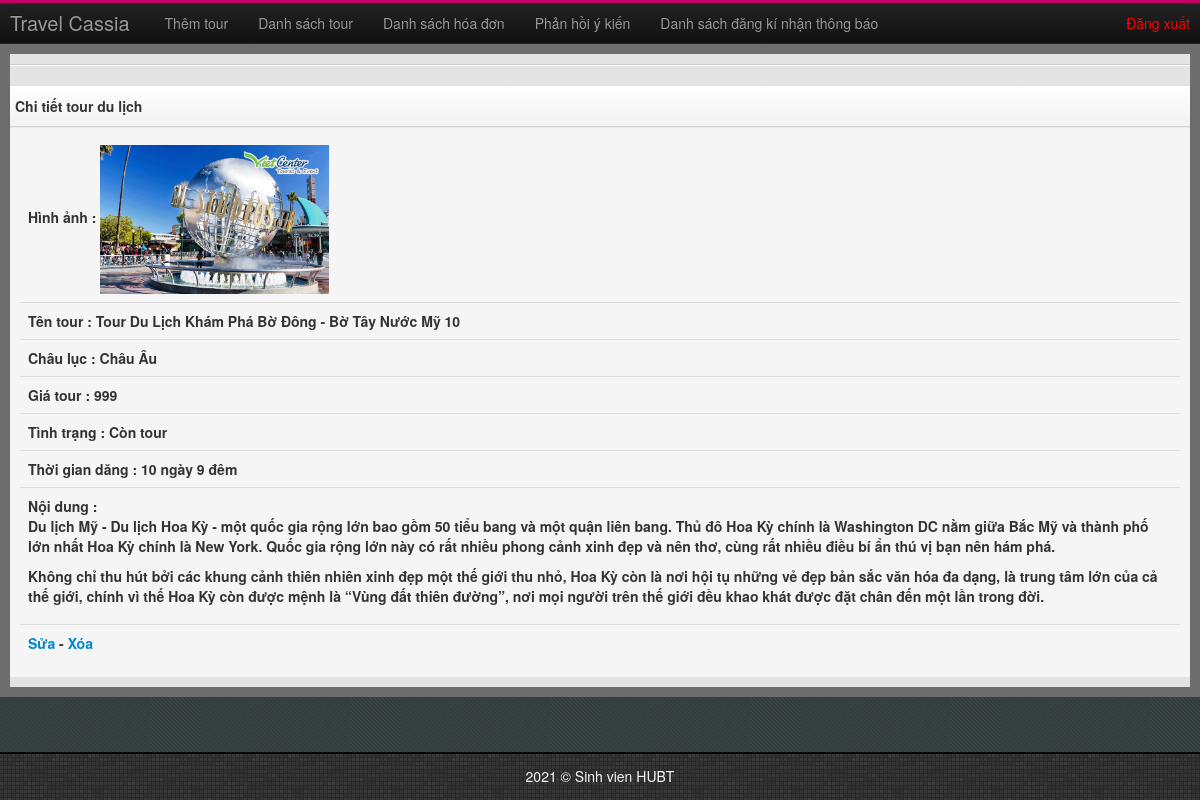
Page /admin/detail-tour.php?id=7 on the committed database.
### tables this page shows
CREATE TABLE `posttour` (
  `id` int(10) UNSIGNED NOT NULL,
  `title` varchar(350) NOT NULL,
  `chauluc` varchar(350) NOT NULL,
  `price` varchar(350) NOT NULL,
  `dateline` datetime NOT NULL,
  `tinhtrang` varchar(350) NOT NULL,
  `noidung` text NOT NULL,
  `avata` varchar(350) NOT NULL,
  `thoigian` varchar(350) NOT NULL
);

### admin/detail-tour.php (the view, shortened to what this page needs)
<!DOCTYPE html>
<html class="no-js">
<head>
    <link type="text/css" rel="stylesheet" href="assets/css/bootstrap.min.css" />
    <link type="text/css" rel="stylesheet" href="assets/css/bootstrap-responsive.min.css" />
    <link type="text/css" rel="stylesheet" href="assets/Font-awesome/css/font-awesome.min.css" />
    <link type="text/css" rel="stylesheet" href="assets/css/style.css">
    <link type="text/css" rel="stylesheet" href="assets/css/DT_bootstrap.css" />
    <link rel="stylesheet" href="assets/css/responsive-tables.css">
    <link rel="stylesheet" href="assets/css/theme.css">
</head>
<body>
    <div id="wrap">
        <div id="top">
            <div class="navbar navbar-inverse navbar-static-top">
                <div class="navbar-inner">
                    <div class="container-fluid">
                        <a class="brand" href="index.html">Travel Cassia</a>
                        <div class="nav-collapse collapse">
                            <ul class="nav">
                                <li><a href="post-tour.php">Thêm tour</a></li>
                                <li><a href="view-tour.php">Danh sách tour</a></li>
                                <li><a href="user-order-tour.php">Danh sách hóa đơn</a></li>
                                <li><a href="view-phanhoi.php">Phản hồi ý kiến</a></li>
                                <li><a href="view-dangkitin.php">Danh sách đăng kí nhận thông báo</a></li>
                            </ul>
                            <a href="login.php" style="float:right;color:red;margin-top:10px">Đăng xuất</a>
                        </div>
                    </div>
                </div>
            </div>
        </div>
        <div id="content">
            <div class="container-fluid outer">
                <div class="row-fluid">
                    <div class="span12 inner">
                        <hr>
                        <div class="row-fluid">
                            <div class="span12">
                                <div class="box">
                                    <header>
                                        <h5>Chi tiết tour du lịch</h5>
                                    </header>
                                    <div id="stripedTable" class="body collapse in">
                                        <table class="table table-striped responsive">
                                            <?php
                                                if(isset($_GET['id']) && $id = $_GET['id']){
                                                        $query = mysql_query("SELECT * FROM posttour WHERE $id=id");
                                                while ($row = mysql_fetch_array($query)) {
                                            ?>
                                            <thead class="text-center">
                                                <tr>
                                                    <th>Hình ảnh : <img src="../img/<?php echo $row['avata'] ?>" alt="" width="20%"></th>
                                                </tr>
                                                <tr>
                                                    <th>Tên tour : <?php echo $row['title'] ?></th>
                                                </tr>
                                                <tr>
                                                    <th>Châu lục : <?php echo $row['chauluc'] ?></th>
                                                </tr>
                                                <tr>
                                                    <th>Giá tour : <?php echo $row['price'] ?></th>
                                                </tr>
                                                <tr>
                                                    <th>Tình trạng : <?php echo $row['tinhtrang'] ?></th>
                                                </tr>
                                                <tr>
                                                    <th>Thời gian dăng : <?php echo $row['thoigian'] ?></th>
                                                </tr>
                                                <tr>
                                                    <th>Nội dung : <?php echo $row['noidung'] ?></th>
                                                </tr>
                                                <tr>
                                                    <th><a href="edit-tour.php?id=<?php echo $row['id'] ?>">Sửa</a> - <a href="delete-tour.php?id=<?php echo $row['id'] ?>">Xóa</a></th>
                                                </tr>
                                            </thead>
                                            <?php
                                                }
                                            }
                                            ?>
                                        </table>
                                    </div>
                                </div>
                            </div>
                        </div>
                    </div>
                </div>
            </div>
        </div>
        <div id="push"></div>
    </div>
    <div id="footer">
        <p>2021 © Sinh vien HUBT</p>
    </div>
</body>
</html>

### admin/assets/css/style.css (style rules this page uses)
html, body { height: 100%; }
#wrap { min-height: 100%; height: auto !important; height: 100%; margin: 0 auto -48px; }
#push, #footer { height: 48px; }
#top > .navbar { margin: 0; }
#top > .navbar > .navbar-inner { padding-left: 10px; padding-right: 10px; }
#top > .navbar > .navbar-inner > .container-fluid { padding: 0; }
#content { margin-right: 0; -webkit-transition: margin-left 0.4s; -moz-transition: margin-left 0.4s; -o-transition: margin-left 0.4s; transition: margin-left 0.4s; width: auto; }
#wrap { background: url("../img/pattern/green-fibers.png") repeat #444444; *zoom: 1; }
#wrap:before, #wrap:after { display: table; content: ""; line-height: 0; }
#wrap:after { clear: both; }
#top > .navbar { border-top: 3px solid #CD0067; }
#footer { margin: 0 auto; border-top: 2px solid #060606; color: #f9f9f9; background-color: #444; background-image: url("../img/pattern/px_by_Gre3g.png"); background-repeat: repeat; }
#footer p { padding-top: 12px; text-align: center; }
#content .outer { background-color: #6e6e6e; padding: 10px; }
#content .outer .inner { background: #E4E4E4; padding: 0; }
.box { margin-bottom: 10px; position: relative; width: 100%; }
.box header { background-color: #fafafa; background-image: -moz-linear-gradient(top, #ffffff, #f2f2f2); background-image: -webkit-gradient(linear, 0 0, 0 100%, from(#ffffff), to(#f2f2f2)); background-image: -webkit-linear-gradient(top, #ffffff, #f2f2f2); background-image: -o-linear-gradient(top, #ffffff, #f2f2f2); background-image: linear-gradient(to bottom, #ffffff, #f2f2f2); background-repeat: repeat-x; filter: progid:DXImageTransform.Microsoft.gradient(startColorstr='#ffffffff', endColorstr='#fff2f2f2', GradientType=0); border-bottom: 1px solid #d4d4d4; -webkit-box-shadow: 0 1px 4px rgba(0, 0, 0, 0.065); -moz-box-shadow: 0 1px 4px rgba(0, 0, 0, 0.065); box-shadow: 0 1px 4px rgba(0, 0, 0, 0.065); *zoom: 1; }
.box header:before, .box header:after { display: table; content: ""; line-height: 0; }
.box header:after { clear: both; }
.box header .icons, .box header h5 { float: left; margin: 0; }
.box header h5 { margin: 10px 0 10px 5px; }
.box .body, .box .block { padding: 10px; background-color: #F5F5F5; -webkit-box-shadow: inset 0 1px 1px rgba(0, 0, 0, 0.05); -moz-box-shadow: inset 0 1px 1px rgba(0, 0, 0, 0.05); box-shadow: inset 0 1px 1px rgba(0, 0, 0, 0.05); }
.inner hr { margin-top: 10px; border-top-color: #ccc; }

### admin/assets/css/responsive-tables.css (style rules this page uses)
table th { font-weight: bold; }
table td, table th { padding: 9px 10px; text-align: left; }

### rows in the picture
posttour: avata (picture), title "Tour Du Lịch Khám Phá Bờ Đông - Bờ Tây Nước Mỹ 10", chauluc "Châu Âu", price "999", tinhtrang "Còn tour", thoigian "10 ngày 9 đêm", noidung "Du lịch Mỹ - Du lịch Hoa Kỳ - một quốc gia rộng lớn bao gồm 50 tiểu bang và một quận liên bang. Thủ đô Hoa Kỳ chính là Washington DC nằm giữa Bắc Mỹ và thành phố lớn nhất Hoa Kỳ chính là New York. Quốc gia rộng lớn này có rất nhiều phong cảnh xinh đẹp và nên thơ, cùng rất nhiều điều bí ẩn thú vị bạn nên hám phá. Không chỉ thu hút bởi các khung cảnh thiên nhiên xinh đẹp một thế giới thu nhỏ, Hoa Kỳ còn là nơi hội tụ những vẻ đẹp bản sắc văn hóa đa dạng, là trung tâm lớn của cả thế giới, chính vì thế Hoa Kỳ còn được mệnh là “Vùng đất thiên đường”, nơi mọi người trên thế giới đều khao khát được đặt chân đến một lần trong đời."
